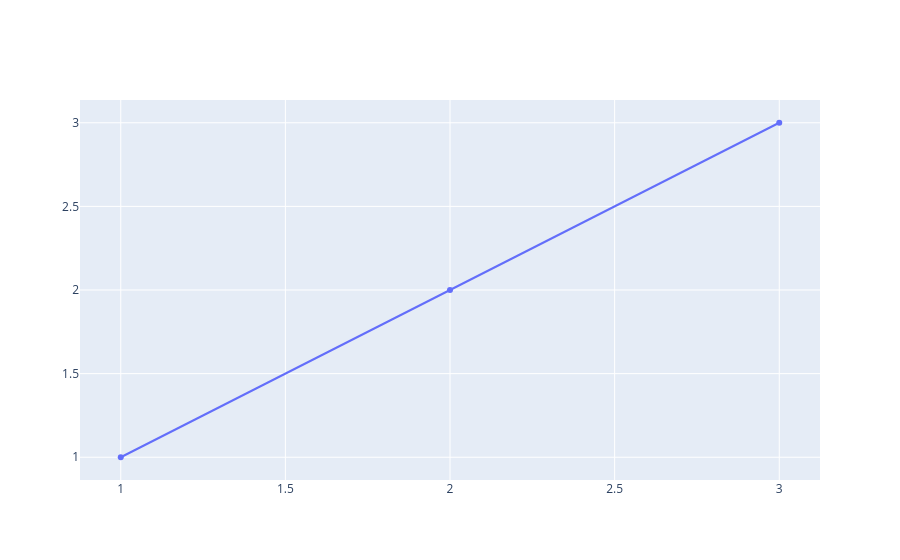

Notebook cell for this chart:
### Code cell
# import plotly.express as px
import plotly.graph_objects as go

fig = go.Figure()

fig.add_trace(
    go.Scatter(
        x = [1, 2, 3],
        y = [1, 2, 3]
    )
)
# trace => 무언가를 그릴 옵션(?)  // 그래프에 대한 뼈대를 그린다.   (trace = 일종의 그래프라고 생각하기)

fig.update_layout(  #  -> 파이프라인을 만들듯이 세부옵션값들에 대한 
    
)

fig.show()

### Figure 1 — Plotly figure (JSON) as saved in the notebook; plotly's stock layout.template omitted (floating-point values rounded to 4 significant figures)
{"data": [{"type": "scatter", "x": [1, 2, 3], "y": [1, 2, 3]}], "layout": {}}
